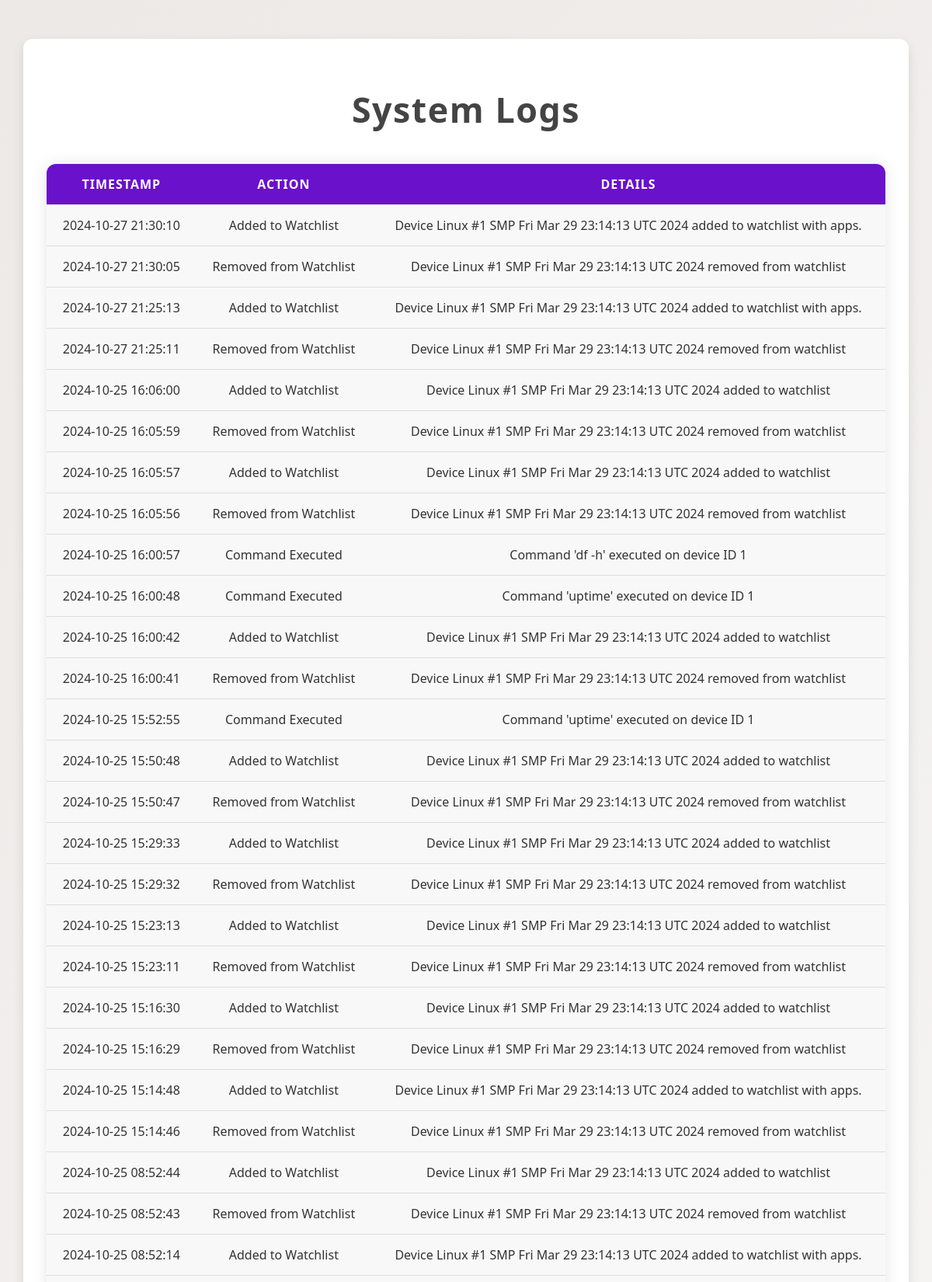
Page /logs (upper part) on the committed database.
### tables this page shows
CREATE TABLE logs (
    id INTEGER PRIMARY KEY AUTOINCREMENT,
    timestamp TEXT NOT NULL,
    action TEXT NOT NULL,
    details TEXT
);

### app.py (the view)
@app.route('/logs')
def logs():
    conn = get_db()
    cursor = conn.cursor()
    cursor.execute('SELECT * FROM logs ORDER BY timestamp DESC')
    logs = cursor.fetchall()
    conn.close()
    return render_template('logs.html', logs=logs)

### app.py (called while the page is built)
def get_db():
    conn = sqlite3.connect(db_path)
    conn.row_factory = sqlite3.Row
    return conn

### templates/logs.html (shortened to what this page needs)
<!DOCTYPE html>
<html lang="en">
<head>
    <link rel="stylesheet" href="/static/css/style.css">
</head>
<body>
    <div class="container">
        <h1 class="title">System Logs</h1>
        {% if logs %}
        <table class="styled-table">
            <thead>
                <tr>
                    <th>Timestamp</th>
                    <th>Action</th>
                    <th>Details</th>
                </tr>
            </thead>
            <tbody>
                {% for log in logs %}
                <tr>
                    <td>{{ log.timestamp }}</td>
                    <td>{{ log.action }}</td>
                    <td>{{ log.details }}</td>
                </tr>
                {% endfor %}
            </tbody>
        </table>
        {% else %}
        <p class="no-data">No logs found.</p>
        {% endif %}
    </div>
</body>
</html>

### static/css/style.css (style rules this page uses)
body { font-family: 'Segoe UI', Tahoma, Geneva, Verdana, sans-serif; background: linear-gradient(135deg, #ece9e6, #ffffff); margin: 0; padding: 0; color: #333; }
.container { width: 90%; max-width: 1200px; margin: 50px auto; padding: 30px; background-color: #ffffff; box-shadow: 0 6px 15px rgba(0, 0, 0, 0.1); border-radius: 12px; transition: all 0.3s ease; }
h1.title { font-size: 2.8rem; color: #444; text-align: center; margin-bottom: 40px; letter-spacing: 1.5px; }
.styled-table { width: 100%; border-collapse: collapse; margin: 25px 0; font-size: 1rem; box-shadow: 0 0 20px rgba(0, 0, 0, 0.1); background-color: #f8f8f8; border-radius: 12px; overflow: hidden; }
.styled-table th, .styled-table td { padding: 15px 20px; border-bottom: 1px solid #dddddd; text-align: center; }
.styled-table th { background-color: #6a11cb; color: #ffffff; text-transform: uppercase; letter-spacing: 1px; }

### rows in the picture
logs: timestamp "2024-10-27 21:30:10", action "Added to Watchlist", details "Device Linux #1 SMP Fri Mar 29 23:14:13 UTC 2024 added to watchlist with apps."
logs: timestamp "2024-10-27 21:30:05", action "Removed from Watchlist", details "Device Linux #1 SMP Fri Mar 29 23:14:13 UTC 2024 removed from watchlist"
logs: timestamp "2024-10-27 21:25:13", action "Added to Watchlist", details "Device Linux #1 SMP Fri Mar 29 23:14:13 UTC 2024 added to watchlist with apps."
logs: timestamp "2024-10-27 21:25:11", action "Removed from Watchlist", details "Device Linux #1 SMP Fri Mar 29 23:14:13 UTC 2024 removed from watchlist"
logs: timestamp "2024-10-25 16:06:00", action "Added to Watchlist", details "Device Linux #1 SMP Fri Mar 29 23:14:13 UTC 2024 added to watchlist"
logs: timestamp "2024-10-25 16:05:59", action "Removed from Watchlist", details "Device Linux #1 SMP Fri Mar 29 23:14:13 UTC 2024 removed from watchlist"
logs: timestamp "2024-10-25 16:05:57", action "Added to Watchlist", details "Device Linux #1 SMP Fri Mar 29 23:14:13 UTC 2024 added to watchlist"
logs: timestamp "2024-10-25 16:05:56", action "Removed from Watchlist", details "Device Linux #1 SMP Fri Mar 29 23:14:13 UTC 2024 removed from watchlist"
logs: timestamp "2024-10-25 16:00:57", action "Command Executed", details "Command 'df -h' executed on device ID 1"
logs: timestamp "2024-10-25 16:00:48", action "Command Executed", details "Command 'uptime' executed on device ID 1"
logs: timestamp "2024-10-25 16:00:42", action "Added to Watchlist", details "Device Linux #1 SMP Fri Mar 29 23:14:13 UTC 2024 added to watchlist"
logs: timestamp "2024-10-25 16:00:41", action "Removed from Watchlist", details "Device Linux #1 SMP Fri Mar 29 23:14:13 UTC 2024 removed from watchlist"
logs: timestamp "2024-10-25 15:52:55", action "Command Executed", details "Command 'uptime' executed on device ID 1"
logs: timestamp "2024-10-25 15:50:48", action "Added to Watchlist", details "Device Linux #1 SMP Fri Mar 29 23:14:13 UTC 2024 added to watchlist"
logs: timestamp "2024-10-25 15:50:47", action "Removed from Watchlist", details "Device Linux #1 SMP Fri Mar 29 23:14:13 UTC 2024 removed from watchlist"
logs: timestamp "2024-10-25 15:29:33", action "Added to Watchlist", details "Device Linux #1 SMP Fri Mar 29 23:14:13 UTC 2024 added to watchlist"
logs: timestamp "2024-10-25 15:29:32", action "Removed from Watchlist", details "Device Linux #1 SMP Fri Mar 29 23:14:13 UTC 2024 removed from watchlist"
logs: timestamp "2024-10-25 15:23:13", action "Added to Watchlist", details "Device Linux #1 SMP Fri Mar 29 23:14:13 UTC 2024 added to watchlist"
logs: timestamp "2024-10-25 15:23:11", action "Removed from Watchlist", details "Device Linux #1 SMP Fri Mar 29 23:14:13 UTC 2024 removed from watchlist"
logs: timestamp "2024-10-25 15:16:30", action "Added to Watchlist", details "Device Linux #1 SMP Fri Mar 29 23:14:13 UTC 2024 added to watchlist"
logs: timestamp "2024-10-25 15:16:29", action "Removed from Watchlist", details "Device Linux #1 SMP Fri Mar 29 23:14:13 UTC 2024 removed from watchlist"
logs: timestamp "2024-10-25 15:14:48", action "Added to Watchlist", details "Device Linux #1 SMP Fri Mar 29 23:14:13 UTC 2024 added to watchlist with apps."
logs: timestamp "2024-10-25 15:14:46", action "Removed from Watchlist", details "Device Linux #1 SMP Fri Mar 29 23:14:13 UTC 2024 removed from watchlist"
logs: timestamp "2024-10-25 08:52:44", action "Added to Watchlist", details "Device Linux #1 SMP Fri Mar 29 23:14:13 UTC 2024 added to watchlist"
logs: timestamp "2024-10-25 08:52:43", action "Removed from Watchlist", details "Device Linux #1 SMP Fri Mar 29 23:14:13 UTC 2024 removed from watchlist"
logs: timestamp "2024-10-25 08:52:14", action "Added to Watchlist", details "Device Linux #1 SMP Fri Mar 29 23:14:13 UTC 2024 added to watchlist with apps."
